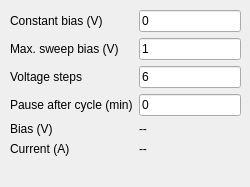
     <widget class="QWidget" name="electrical_tab">
      <attribute name="title">
       <string>Settings</string>
      </attribute>
      <widget class="QWidget" name="formLayoutWidget">
       <property name="geometry">
        <rect>
         <x>10</x>
         <y>10</y>
         <width>231</width>
         <height>168</height>
        </rect>
       </property>
       <layout class="QFormLayout" name="formLayout_bias">
        <property name="labelAlignment">
         <set>Qt::AlignLeading|Qt::AlignLeft|Qt::AlignVCenter</set>
        </property>
        <property name="horizontalSpacing">
         <number>6</number>
        </property>
        <item row="0" column="1">
         <widget class="QLineEdit" name="set_bias">
          <property name="text">
           <string>0</string>
          </property>
          <property name="placeholderText">
           <string>0.01</string>
          </property>
         </widget>
        </item>
        <item row="1" column="0">
         <widget class="QLabel" name="max_bias_label">
          <property name="text">
           <string>Max. sweep bias (V)</string>
          </property>
         </widget>
        </item>
        <item row="1" column="1">
         <widget class="QLineEdit" name="max_bias">
          <property name="text">
           <string>1</string>
          </property>
          <property name="placeholderText">
           <string>0.5</string>
          </property>
         </widget>
        </item>
        <item row="2" column="0">
         <widget class="QLabel" name="voltage_steps_label">
          <property name="text">
           <string>Voltage steps</string>
          </property>
         </widget>
        </item>
        <item row="2" column="1">
         <widget class="QLineEdit" name="voltage_steps">
          <property name="text">
           <string>6</string>
          </property>
          <property name="placeholderText">
           <string>10</string>
          </property>
         </widget>
        </item>
        <item row="4" column="0">
         <widget class="QLabel" name="bias_label">
          <property name="text">
           <string>Bias (V)</string>
          </property>
         </widget>
        </item>
        <item row="4" column="1">
         <widget class="QLabel" name="actual_bias">
          <property name="text">
           <string>--</string>
          </property>
         </widget>
        </item>
        <item row="5" column="0">
         <widget class="QLabel" name="current_label">
          <property name="text">
           <string>Current (A)</string>
          </property>
         </widget>
        </item>
        <item row="5" column="1">
         <widget class="QLabel" name="current_display">
          <property name="sizePolicy">
           <sizepolicy hsizetype="Ignored" vsizetype="Preferred">
            <horstretch>0</horstretch>
            <verstretch>0</verstretch>
           </sizepolicy>
          </property>
          <property name="text">
           <string>--</string>
          </property>
         </widget>
        </item>
        <item row="0" column="0">
         <widget class="QLabel" name="constant_bias_label">
          <property name="text">
           <string>Constant bias (V)</string>
          </property>
         </widget>
        </item>
        <item row="3" column="1">
         <widget class="QLineEdit" name="set_keith_pause">
          <property name="text">
           <string>0</string>
          </property>
          <property name="placeholderText">
           <string>2</string>
          </property>
         </widget>
        </item>
        <item row="3" column="0">
         <widget class="QLabel" name="pause_keith_label">
          <property name="text">
           <string>Pause after cycle (min)</string>
          </property>
         </widget>
        </item>
       </layout>
      </widget>
     </widget>
